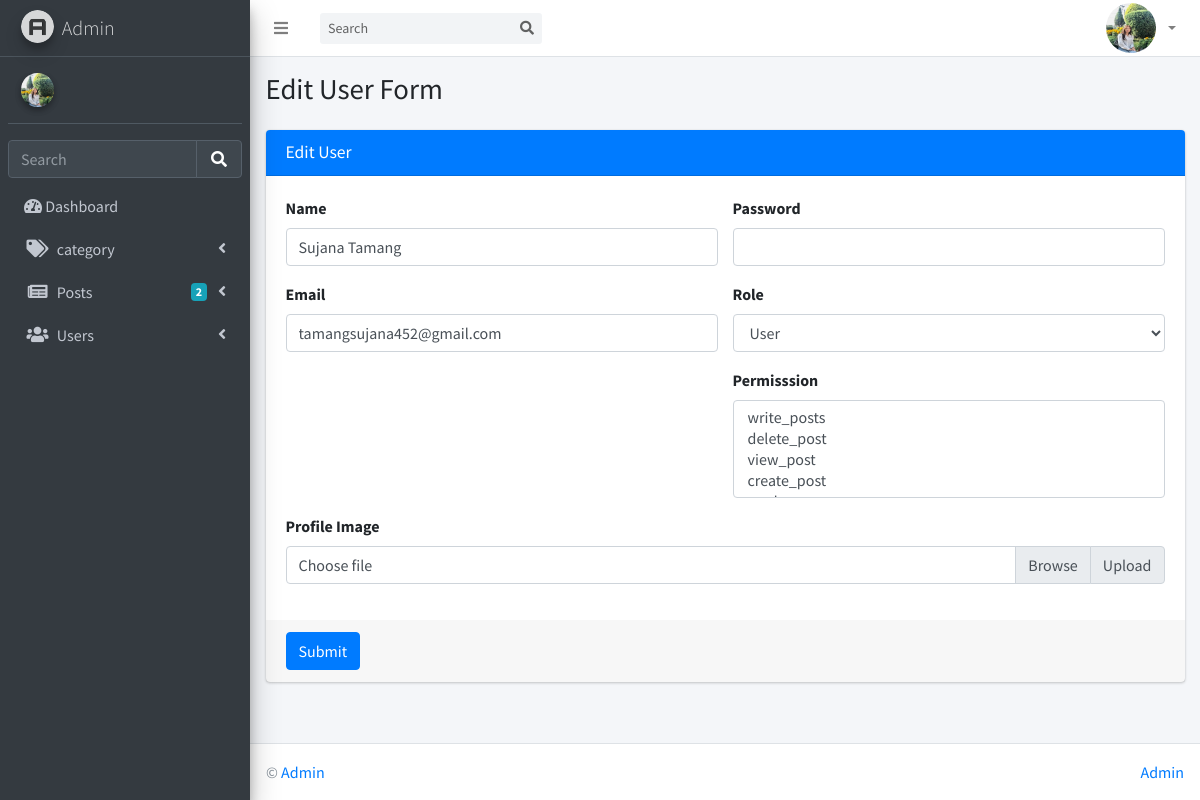
The page /update/user/4 on the database its author committed.
### apps/authentication/models.py (models this page shows, shortened)
class Users(db.Model, UserMixin):
    __tablename__ = 'users'
    id            = db.Column(db.Integer, primary_key=True)
    username      = db.Column(db.String(64), unique=True)
    email         = db.Column(db.String(64), unique=True)
    password= db.Column(db.LargeBinary)
    bio           = db.Column(db.Text(), nullable=True)
    posts = db.relationship('NewsPost', back_populates='author', lazy=True)
    oauth_github  = db.Column(db.String(100), nullable=True)
    oauth_google  = db.Column(db.String(100), nullable=True)
    date_added = db.Column(db.DateTime, default=datetime.utcnow)
    profile_image = db.Column(db.String(200), default='default.jpg')
    role_id = db.Column(db.Integer, db.ForeignKey('roles.id'), nullable=False, default=1)
    role = db.relationship('Role', backref='users')
    login_logs = db.relationship(
        'LoginLog',
        backref='user',
        cascade='all, delete-orphan',
        passive_deletes=True
    )
    permissions = db.relationship(
        'Permission',
        secondary='user_permissions',
        backref=db.backref('users', lazy='dynamic'),
        lazy='dynamic'
    )
    readonly_fields = ["id", "username", "email", "oauth_github", "oauth_google"]

### apps/authentication/routes.py (the view, shortened to what this page needs)
@blueprint.route('/update/<aPath>/<int:id>', methods=['GET', 'POST'])
def update(aPath, id):
    user = Users.query.get_or_404(id)
    form = UserForm(obj=user)  # Pre-fill form fields with existing user data
    form.role.choices = [(role.id, role.name) for role in Role.query.all()]
    form.permissions.choices = [(perm.id, perm.name) for perm in Permission.query.all()]
    print (form.errors)
    return render_template("accounts/update_user.html", form=form, name_to_update=user, id=id)

### apps/authentication/forms.py
class UserForm(FlaskForm):
    username = StringField("Name", validators=[DataRequired()])
    email = StringField("Email", validators=[DataRequired()])
    password = PasswordField("Password", validators=[DataRequired()])
    role = SelectField('Role', coerce=int, validators=[DataRequired()])
    permissions= SelectMultipleField('Permission', coerce=int, validators=[DataRequired()])
    profile_image = FileField('Profile Image', validators=[FileAllowed(['jpg', 'png'])])
    submit = SubmitField("Submit")

### apps/authentication/models.py (called while the page is built)
@login_manager.request_loader
def request_loader(request):
    username = request.form.get('username')
    user = Users.query.filter_by(username=username).first()
    return user if user else None

### apps/authentication/routes.py (called while the page is built)
@blueprint.before_app_request
def setup_roles_permissions():
    assign_permissions_to_roles()

@blueprint.context_processor
def has_github():
    return {'has_github': bool(Config.GITHUB_ID) and bool(Config.GITHUB_SECRET)}

@blueprint.context_processor
def has_google():
    return {'has_google': bool(Config.GOOGLE_ID) and bool(Config.GOOGLE_SECRET)}

### apps/home/routes.py (called while the page is built)
@blueprint.before_app_request
def create_default_categories():
    default_names = ['Sports', 'Technology', 'Politics', 'Entertainment']
    for name in default_names:
        if not Category.query.filter_by(name=name).first():
            db.session.add(Category(name=name))
    db.session.commit()

### templates/accounts/update_user.html (shortened to what this page needs)
{% extends "layouts/base.html" %}
{% block body_class %} sidebar-mini {% endblock body_class %}
{% block stylesheets %}
  <link rel="stylesheet" href="{{ url_for('static', filename='assets/plugins/fontawesome-free/css/all.min.css') }}">
  <link rel="stylesheet" href="{{ url_for('static', filename='assets/css/adminlte.min.css') }}">
{% endblock stylesheets %}
{% block content %}
  <div class="content-wrapper">
    <section class="content-header">
      <div class="container-fluid">
        <div class="row mb-2">
          <div class="col-sm-6">
            <h1>Edit User Form</h1>
          </div>
        </div>
       </div>
    </section>
    <section class="content">
      <div class="container-fluid">
            <div class="card card-primary">
              <div class="card-header">
                <h3 class="card-title">Edit User </h3>
              </div>
              <form method="POST" enctype="multipart/form-data">
                <div class="card-body">
                  <div class="row">
                    <div class="col-md-6">
                  <div class="form-group">
                    {{ form.username.label(class="form-label") }}
                    {{ form.username(class="form-control", id="username", required=True) }}
                  </div>
                  <div class="form-group">
                    {{ form.email.label(class="form-label") }}
                    {{ form.email(class="form-control", id="email", required=True) }}
                  </div>
                  </div>
                  <div class="col-md-6">
                  <div class="form-group">
                    <label for="password" class="form-label">Password</label>
                    <input type="password" class="form-control" id="password" name="password" required>
                  </div>
                  <div class="form-group">
                    <label for="role" class="form-label">Role</label>
                    {{ form.role(class="form-control") }}
                  </div>
                    <div class="form-group">
                    <label for="role" class="form-label">Permisssion</label>
                    {{ form.permissions(class="form-control", multiple=True) }}
                  </div>
                  </div>
                  </div>
                  <div class="form-group">
                    <label for="profile_image" class="form-label">Profile Image</label>
                    <div class="input-group">
                        <div class="custom-file">
                            <label class="custom-file-label" for="profile_image">Choose file</label>
                        </div>
                        <div class="input-group-append">
                            <span class="input-group-text">Upload</span>
                        </div>
                    </div>
                    </div>
                </div>
                <div class="card-footer">
                  <button type="submit" class="btn btn-primary">Submit</button>
                </div>
              </form>
            </div>
            </div>
            </section>
            </div>
{% endblock content %}

### rows shown on the page
Users: username "Sujana Tamang", email "tamangsujana452@gmail.com", role "User"
